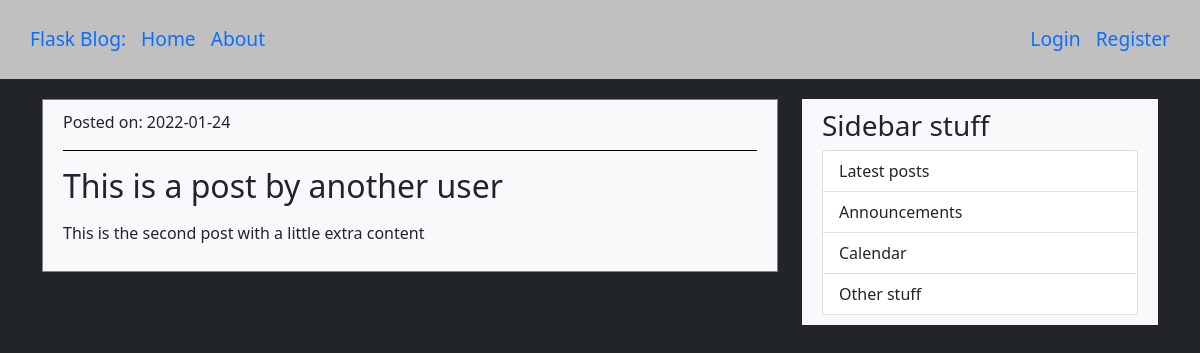
Screenshot of /post/2 with the database file from the repository.
### app/models.py (models this page shows, shortened)
class Post(db.Model):
    id = db.Column(db.Integer, primary_key=True)
    user_id = db.Column(db.Integer, db.ForeignKey('user.id'), nullable=False)
    title = db.Column(db.String(128), nullable=False)
    date_posted = db.Column(db.DateTime, nullable=False, default=datetime.utcnow)
    content = db.Column(db.Text, nullable=False)

### app/routes.py (the view)
@app.route("/post/<int:post_id>")
def post(post_id):
    try:
        post = models.Post.query.get_or_404(post_id)
        return render_template('post.html', title=post.title, post=post)
    except exc.SQLAlchemyError as e:
        flash(f'Error with database. SQL error: {e}', category='danger')
        return redirect(url_for('home'))

### app/templates/post.html (shortened to what this page needs)
{% extends "base.html" %}
{% block content %}
    <article class="content blogPost bg-light">
        <p class="postDate">Posted on: {{ post.date_posted.strftime('%Y-%m-%d') }}</p>
        <p class="postTitle"><h2>{{ post.title }}</h2></p>
        <p class="postBody">{{ post.content }}</p>
    </article>
{% endblock %}

### app/static/main.css (style rules this page uses)
.blogPost { border: 1px solid grey; }
.postTitle { border-bottom: 1px solid black; display: flex; flex-direction: row; justify-content: space-around; align-items: center; }
.content { padding: 10px 20px; margin-top: 20px; margin-bottom: 20px; }

### rows the page displays
Post: date_posted "2022-01-24", title "This is a post by another user", content "This is the second post with a little extra content"
